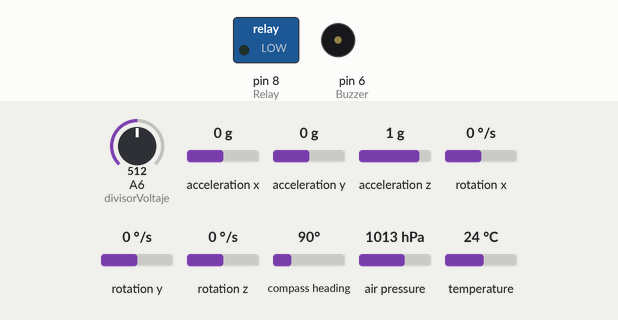
This sketch was run on a simulated Arduino Nano, built for the host (arithmetic inside an expression is 32-bit, double 64-bit). Parts: switched loads named in the sketch (green lamp = pin HIGH), buzzer (waves = sounding, pin HIGH). Wiring (inferred from the names in the program): HMC5883L compass at I2C address 0x1E; ADXL345 accelerometer at I2C address 0x53; L3G4200D gyroscope at I2C address 0x69; BMP180 pressure sensor at I2C address 0x77. The inputs (shaded band) are chosen by the test bench; at power-on: air pressure 1013 hPa, A6 (divisorVoltaje) = 512, acceleration x 0 g, acceleration y 0 g, acceleration z 1 g, rotation x 0 °/s, rotation y 0 °/s, rotation z 0 °/s, compass heading 90°, temperature 24 °C. Storage starts empty; EEPROM starts erased.

Above: at 0.6 s.
At 3.7 s:
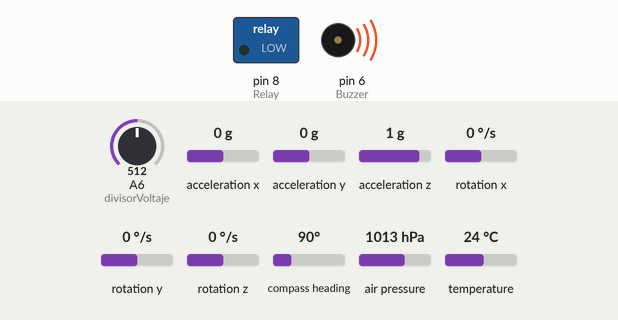
3.8 s: air pressure set to 1017 hPa
At 4.6 s:
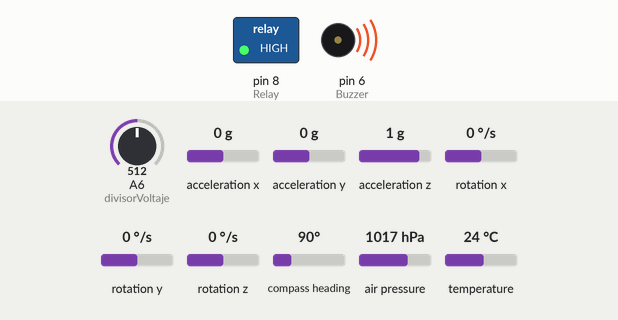
Timing chart, 0 to 6.8 s (numbered marks = the images above; inputs shaded):
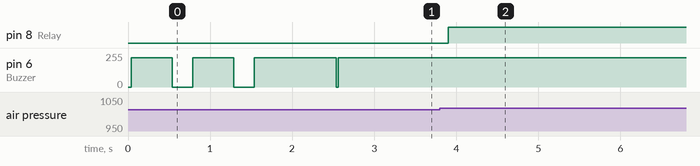

The sketch:

AVersion2-9.ino
```cpp
//67% de almacenamiento
//64% de memoria dinámica
//Gyro y Magnetometro arreglado
//Quitamos GPS
//Se agrego divisor de voltaje, si la pila tiene menos de 8 V el buzzer sonará

//Despliegue con una altura por debajo de los 20 m de la alturaMaxima

//Muestra el estado del vuelo
  //A = Ascenso
  //D = Descenso
  //Q = Quieto
  //E = Explosión del paracaidas

//Conexiones Módulo MicroSD      Conexiones IMU: GY-80       Conexiones Relevador      Conexiones GPS       Conexiones Divisor de Voltaje
//   GND ---> GND                  3.3V ---> Vcc                  D8 ---> IN            3.3V ---> Vcc         2 resistencias de 10 k
//    5V ---> Vcc                   GND ---> GND                 GND ---> GND            GND ---> GND             Pin análogico A6
//   D12 ---> MISO                   A5 ---> SCL                  5V ---> Vcc          4(RX) ---> TXD
//   D11 ---> MOSI                   A4 ---> SDA                                       3(TX) ---> RXD
//   D13 ---> SCK
//   D10 ---> CS

/////////////////////////////////////////BIBLIOTECAS/////////////////////////////////////////
#include <Wire.h>        //Libreria para la comunicacion I2C
#include <SPI.h>         //Libreria interfaz SPI
#include <SD.h>          //Libreria para tarjetas SD
#include <EEPROM.h>      //Libreria que permite guardar valores cuando el arduino se apaga
/////////////////////////////////////////DEFINICIONES/////////////////////////////////////////
        //--------Micro SD---------
#define SSpin 10                    //Pin Slave Select para el modulo micro SD
        //--------BMP085----------
#define BMP085_ADDRESS 0x77         //Dirección I2C del barometro BMP085
#define nAlturas 8                  //Numero de datos que se utilizaran para calcular la media movil
        //--------ADXL345---------
#define ADXL345_ADDRESS 0x53        //Device address in which is also included the 8th bit for selecting the mode, read in this case.
#define Power_Register 0x2D         //Accelerometer Register Addresses
#define X_Axis_Register_DATAX0 0x32 //Hexadecima address for the DATAX0 internal register.
#define X_Axis_Register_DATAX1 0x33 //Hexadecima address for the DATAX1 internal register.
#define Y_Axis_Register_DATAY0 0x34
#define Y_Axis_Register_DATAY1 0x35
#define Z_Axis_Register_DATAZ0 0x36
#define Z_Axis_Register_DATAZ1 0x37
        //--------L3G4200D---------
#define Gyro_L3G4200D_ADDRESS 0x69  //Device address in which is also included the 8th bit for selecting the mode, read in this case.
#define Gyro_gX0 0x28               //Gyro Register Addresses
#define Gyro_gX1 0x29
#define Gyro_gY0 0x2A
#define Gyro_gY1 0x2B
#define Gyro_gZ0 0x2C
#define Gyro_gZ1 0x2D
        //--------MC5883L---------
#define Magnet_MC5883L_ADDRESS 0x1E //I2C 7bit address of HMC5883
#define Magnetometer_mX0 0x03
#define Magnetometer_mX1 0x04
#define Magnetometer_mZ0 0x05
#define Magnetometer_mZ1 0x06
#define Magnetometer_mY0 0x07
#define Magnetometer_mY1 0x08
/////////////////////////////////////////VARIABLES/////////////////////////////////////////
        //--------GLOBALES---------
int Relay = 8;                 //Pin de salida para el relevador
int Buzzer = 6;                //Pin de salida para el buzzer
int divisorVoltaje = A6;       //Pin de entrada para el divisor de voltaje
int voltajePila;               //El valor que el analogRead en el pin A6 nos da
int numeroLectura = 1;         //Para obtener el numero de datos que queremos
word t0;                       //Tiempo al terminar de configurar
char Estado = ' ';             //Indica el estado del vuelo
int rango = 20;                //Indica cuantos metros por debajo de la altura maxima se activa el relevador
        //--------BMP085---------
    float temperature,pressure,altura;
    float alturaMaxima = 0;
    float alturaAnterior = 0;
//-->Alturas para el cálculo de la media móvil
    long arregloAlturas[nAlturas]; //arreglo para calcular la media movil
    float alturaActual = 0;
//-->Formula barometrica
    float Po = 101325;             //Presión al nivel del mar [Pa]
    float M = 0.02896;             //Masa molar del aire [kg/mol]
    float TempK;                   //Temperatura en grados kelvin
    float R = 8.3143;              //Constante universal de los gases [(N*m)/(mol*K)]
    float g = 9.807;               //Aceleración gravitacional [m/s^2]
//-->Valores de calibración
    const unsigned char OSS = 0;   //Configuración de sobremuestreo
    int ac1,ac2,ac3;
    unsigned int ac4,ac5,ac6;
    int b1,b2,mb,mc,md;
    long b5;
        //--------Modulo Micro SD---------
File archivo;                  //Objeto "archivo" del tipo File
byte nFile;                    //Numero de archivo
        //--------ADXL345---------
int X0,X1,X_out;
int Y0,Y1,Y_out;
int Z1,Z0,Z_out;
float aceleracionX,aceleracionY,aceleracionZ;
//output value from -1 to +1, Gravity acceleration acting on the X-Axis
//2^8 bytes
float AceleracionXBytes = 256;
        //--------L3G4200D---------
int gX0,gX1,gX_out;
int gY0,gY1,gY_out;
int gZ0,gZ1,gZ_out;
float Xg,Yg,Zg;
float giroscopioX,giroscopioY,giroscopioZ;
// From the datasheet: 70 mdps/digit
float dpsXDigit = 0.07;      //Angular rate [dps]
        //--------MC5883L---------
int mX0,mX1,mX_out;
int mY0,mY1,mY_out;
int mZ0,mZ1,mZ_out;
float magnetometroX,magnetometroY,magnetometroZ;
// From the datasheet: 0.92 mG/digit
float GaussXDigit = 0.00073;     // Gauss unit [G]
//Earth magnetic field ranges from 0.25 to 0.65 Gauss, so these are the values that we need to get approximately.
//->Arreglos para ajuste      m = (x-b)*A
//double matrizMagB[3] = {-0.0389,-0.2945,0.2303};
//double matrizMagA[3][3] = {{0.8951,-0.0019,0.0046},{-0.0019,0.9303,-0.0272},{0.0046,-0.0272,1.2017}};
```

BFunciones.ino
```cpp
//DECLARACION DE FUNCIONES

//--- Wire Transmission ---
void wireTransmission(int direccion,int registro,int valor)
{
  Wire.beginTransmission(direccion);
  Wire.write(registro);
  Wire.write(valor);
  Wire.endTransmission();
}

void wireTransmissionSimple(int direccion,int registro)
{
  Wire.beginTransmission(direccion);
  Wire.write(registro);
  Wire.endTransmission();
}

void nivelPila()
{
  voltajePila = analogRead(divisorVoltaje);
  //Si el voltaje de la pila es menor a 8 V, el buzzer se activará
  if(voltajePila < 800)
  {
     analogWrite(Buzzer,1500);
  }
}

void calculoMediaMovil(){
  //Se leen las primeros nAlturas en los espacio de arregloAlturas
  if(numeroLectura <= nAlturas){
    arregloAlturas[numeroLectura-1] = altura;
  }
  else{
    alturaAnterior = promedioAlturas();   //Altura filtrada
    recorrer();                           //Agregar nueva lectura
    alturaActual = promedioAlturas();
    alturaMAX();
    validacion();
  }
}

float alturaMAX(){
  if (alturaActual > alturaAnterior){
    alturaMaxima = alturaActual;
    Estado = 'A';
  }
  else if(alturaActual == alturaAnterior){
    Estado = 'Q';
  }
  else{
    Estado = 'D';
  }
}

long promedioAlturas(){
  long suma = 0;
  for(int i=0; i<nAlturas;i++){
    suma += arregloAlturas[i];
  }
  return suma/nAlturas;
}

void recorrer(){
  for(int i=0;i<nAlturas-1;i++){
    arregloAlturas[i] = arregloAlturas[i+1];
  }
  arregloAlturas[nAlturas-1] = altura;
}

void validacion(){
  if(alturaActual <= alturaMaxima - rango){
    digitalWrite(Relay, HIGH);
    Estado = 'E';
    analogWrite(Buzzer,1500);
  }
}

//*********************************************************************************************************************************************************************************************
//************************************************************************************* Métodos BMP085 ****************************************************************************************
//*********************************************************************************************************************************************************************************************
void bmp085Calibration(){
  ac1 = bmp085ReadInt(0xAA);          //Almacena todos los valores de calibración del BMP085 en variables globales
  ac2 = bmp085ReadInt(0xAC);          //Valores de calibración son requeridos para calcular temperatura y presión
  ac3 = bmp085ReadInt(0xAE);          //Esta función deberá ser llamada en el inicio del programa
  ac4 = bmp085ReadInt(0xB0);
  ac5 = bmp085ReadInt(0xB2);
  ac6 = bmp085ReadInt(0xB4);
  b1 = bmp085ReadInt(0xB6);
  b2 = bmp085ReadInt(0xB8);
  mb = bmp085ReadInt(0xBA);
  mc = bmp085ReadInt(0xBC);
  md = bmp085ReadInt(0xBE);
}

float bmp085GetTemperature(unsigned int ut){
  long x1,x2;
  x1 = (((long)ut - (long)ac6)*(long)ac5) >> 15;
  x2 = ((long)mc << 11)/(x1+md);
  b5 = x1 + x2;                       //Calcula temperatura en [ºC]
  float temp = ((b5 + 8)>>4);
  temp = temp / 10;
  return temp;
}

long bmp085GetPressure(unsigned long up){
  long x1, x2, x3, b3, b6, p;
  unsigned long b4, b7;               //Calcula presión en [Pa]
  b6 = b5 - 4000;                     //Los valores de calibración deben conocerse
  //Calcular B3                       //b5 también se necesita, por lo que bmp085GetTemperature(...) debe ser llamada primero
  x1 = (b2 * (b6 * b6)>>12)>>11;
  x2 = (ac2 * b6)>>11;
  x3 = x1 + x2;
  b3 = (((((long)ac1)*4 + x3)<<OSS) + 2)>>2;
  //Calcular B4
  x1 = (ac3 * b6)>>13;
  x2 = (b1 * ((b6 * b6)>>12))>>16;
  x3 = ((x1 + x2) + 2)>>2;
  b4 = (ac4 * (unsigned long)(x3 + 32768))>>15;
  //Calcular B7
  b7 = ((unsigned long)(up - b3) * (50000>>OSS));
  if(b7 < 0x80000000)
    p = (b7<<1)/b4;
  else
    p = (b7/b4)<<1;
  x1 = (p>>8) * (p>>8);
  x1 = (x1 * 3038)>>16;
  x2 = (-7357 * p)>>16;
  p += (x1 + x2 + 3791)>>4;
  long temp = p;
  return temp;
}

float altitud(float pressure, float temperature){
  TempK = temperature + 273.15;       //Calcular altitud en [m]
  altura = (log(pressure/Po))*((R*TempK)/(M*g))*-1;
}

//Lee 1 byte desde el BMP085 en "address"
char bmp085Read(unsigned char address){
  unsigned char data;
  wireTransmissionSimple(BMP085_ADDRESS,address);
  Wire.requestFrom(BMP085_ADDRESS, 1);
  while(!Wire.available())
    ;
    return Wire.read();
}

//Lee 2 bytes desde el BMP085
//El primer byte será desde "address"
//El segundo byte será desde "address"+1
int bmp085ReadInt(unsigned char address){
  unsigned char msb, lsb;
  wireTransmissionSimple(BMP085_ADDRESS,address);
  Wire.requestFrom(BMP085_ADDRESS, 2);
  while(Wire.available()<2)
    ;
  msb = Wire.read();
  lsb = Wire.read();
  return (int) msb<<8 | lsb;
}

//Lee el valor de temperatura descompensada unsigned
int bmp085ReadUT(){
  unsigned int ut;
  // Write 0x2E into Register 0xF4
  // This requests a temperature reading
  wireTransmission(BMP085_ADDRESS,0xF4,0x2E);
  // Wait at least 4.5ms
  delay(5);
  // Read two bytes from registers 0xF6 and 0xF7
  ut = bmp085ReadInt(0xF6);
  return ut;
}

// Lee el valor de presión descompensada
unsigned long bmp085ReadUP()
{
  unsigned char msb, lsb, xlsb;
  unsigned long up = 0;
  // Write 0x34+(OSS<<6) into register 0xF4
  // Request a pressure reading w/ oversampling setting
  wireTransmission(BMP085_ADDRESS,0xF4,0x34 + (OSS<<6));
  // Wait for conversion, delay time dependent on OSS
  delay(2 + (3<<OSS));
  // Read register 0xF6 (MSB), 0xF7 (LSB), and 0xF8 (XLSB)
  wireTransmissionSimple(BMP085_ADDRESS,0xF6);
  Wire.requestFrom(BMP085_ADDRESS, 3);
  // Wait for data to become available
  while(Wire.available() < 3)
    ;
  msb = Wire.read();
  lsb = Wire.read();
  xlsb = Wire.read();
  up = (((unsigned long) msb << 16) | ((unsigned long) lsb << 8) | (unsigned long) xlsb) >> (8-OSS);
  return up;
}


//*********************************************************************************************************************************************************************************************
//************************************************************************************* Métodos ADXL345 ****************************************************************************************
//*********************************************************************************************************************************************************************************************

//Cálculo de los valores del acelerometro
void valoresAcelerometro(){
  //---> Valor del acelerometro en el eje X
  wireTransmission(ADXL345_ADDRESS,X_Axis_Register_DATAX0,X_Axis_Register_DATAX1);
  // Begin transmission to the Sensor
  //Ask the particular registers for data
  Wire.requestFrom(ADXL345_ADDRESS,2);           // Request the transmitted two bytes from the two registers
  if(Wire.available()<=2) {
    X0 = Wire.read();                            //Reads the data from the register
    X1 = Wire.read();
    // Converting the raw data of the X-Axis into X-Axis Acceleration
    // - The output data is Two's complement
    // - X0 as the least significant byte
    // - X1 as the most significant byte
    X1=X1<<8;
    X_out= X0 + X1;
    aceleracionX = X_out/AceleracionXBytes;                        // Xa = output value from -1 to +1, Gravity acceleration acting on the X-Axis
  }
  //---> Valor del acelerometro en el eje Y
  wireTransmission(ADXL345_ADDRESS,Y_Axis_Register_DATAY0,Y_Axis_Register_DATAY1);
  Wire.requestFrom(ADXL345_ADDRESS,2);
  if(Wire.available()<=2) {
    Y0 = Wire.read();
    Y1 = Wire.read();
    Y1=Y1<<8;
    Y_out= Y0 + Y1;
    aceleracionY = Y_out/AceleracionXBytes;
  }
  //---> Valor del acelerometro en el eje Z
  wireTransmission(ADXL345_ADDRESS,Z_Axis_Register_DATAZ0,Z_Axis_Register_DATAZ1);
  Wire.requestFrom(ADXL345_ADDRESS,2);
  if(Wire.available()<=2) {
    Z0 = Wire.read();
    Z1 = Wire.read();
    Z1=Z1<<8;
    Z_out= Z0 + Z1;
    aceleracionZ = Z_out/AceleracionXBytes;
  }
}

//*********************************************************************************************************************************************************************************************
//************************************************************************************* Métodos L3G4200D ****************************************************************************************
//*********************************************************************************************************************************************************************************************

//Cálculo de los valores del giroscopio
void valoresGiroscopio()
{
  //---> Valor del giroscopio en el eje X
  wireTransmissionSimple(Gyro_L3G4200D_ADDRESS,Gyro_gX0);
  Wire.requestFrom(Gyro_L3G4200D_ADDRESS,1);
  if(Wire.available()<=1)
  {
    gX0 = Wire.read();
  }
  wireTransmissionSimple(Gyro_L3G4200D_ADDRESS,Gyro_gX1);
  Wire.requestFrom(Gyro_L3G4200D_ADDRESS,1);
  if(Wire.available()<=1)
  {
    gX1 = Wire.read();
  }
  // Raw Data
  gX1=gX1<<8;
  gX_out =gX0+gX1;
  // From the datasheet: 70 mdps/digit
  giroscopioX = gX_out*dpsXDigit; // Angular rate
  //---> Valor del giroscopio en el eje Y
  wireTransmissionSimple(Gyro_L3G4200D_ADDRESS,Gyro_gY0);
  Wire.requestFrom(Gyro_L3G4200D_ADDRESS,1);
  if(Wire.available()<=1)
  {
    gY0 = Wire.read();
  }
  wireTransmissionSimple(Gyro_L3G4200D_ADDRESS,Gyro_gY1);
  Wire.requestFrom(Gyro_L3G4200D_ADDRESS,1);
  if(Wire.available()<=1)
  {
    gY1 = Wire.read();
  }
  gY1=gY1<<8;
  gY_out =gY0+gY1;
  giroscopioY = gY_out*dpsXDigit;
  //---> Valor del giroscopio en el eje Z
  wireTransmissionSimple(Gyro_L3G4200D_ADDRESS,Gyro_gZ0);
  Wire.requestFrom(Gyro_L3G4200D_ADDRESS,1);
  if(Wire.available()<=1)
  {
    gZ0 = Wire.read();
  }
  wireTransmissionSimple(Gyro_L3G4200D_ADDRESS,Gyro_gZ1);
  Wire.requestFrom(Gyro_L3G4200D_ADDRESS,1);
  if(Wire.available()<=1)
  {
    gZ1 = Wire.read();
  }
  gZ1=gZ1<<8;
  gZ_out =gZ0+gZ1;
  giroscopioZ = gZ_out*dpsXDigit;
}

//*********************************************************************************************************************************************************************************************
//************************************************************************************* Métodos MC5883L ****************************************************************************************
//*********************************************************************************************************************************************************************************************

//Cálculo de los valores del magnetometro
float valoresMagnetometro(){
  //---> Valor del magnetometro en el eje X
  wireTransmission(Magnet_MC5883L_ADDRESS,Magnetometer_mX0,Magnetometer_mX1);
  Wire.requestFrom(Magnet_MC5883L_ADDRESS,2);
  if(Wire.available()<=2)
  {
    mX0 = Wire.read();
    mX1 = Wire.read();
    mX1= mX1<<8;
    mX_out= mX0 + mX1;                           // Raw data
    // From the datasheet: 0.92 mG/digit
    magnetometroX = mX_out*GaussXDigit;                         // Gauss unit
    //Earth magnetic field ranges from 0.25 to 0.65 Gauss, so these are the values that we need to get approximately.
  }
  //---> Valor del magnetometro en el eje Y
  wireTransmission(Magnet_MC5883L_ADDRESS,Magnetometer_mY0,Magnetometer_mY1);
  Wire.requestFrom(Magnet_MC5883L_ADDRESS,2);
  if(Wire.available()<=2)
  {
    mY0 = Wire.read();
    mY1 = Wire.read();
    mY1= mY1<<8;
    mY_out= mY0 + mY1;
    magnetometroY = mY_out*GaussXDigit;
  }
  //---> Valor del magnetometro en el eje Z
  wireTransmission(Magnet_MC5883L_ADDRESS,Magnetometer_mZ0,Magnetometer_mZ1);
  Wire.requestFrom(Magnet_MC5883L_ADDRESS,2);
  if(Wire.available()<=2)
  {
    mZ0 = Wire.read();
    mZ1 = Wire.read();
    mZ1= mZ1<<8;
    mZ_out= mZ0 + mZ1;
    magnetometroZ = mZ_out*GaussXDigit;
  }
  //---> Ajuste de los valores del magnetometro
  //float x = matrizMagB[0]*magnetometroX;
  //float y = matrizMagB[1]*magnetometroY;
  //float z = matrizMagB[2]*magnetometroZ;
  //magnetometroX = x*matrizMagA[0][0]+y*matrizMagA[1][0]+z*matrizMagA[2][0];
  //magnetometroY = x*matrizMagA[0][1]+y*matrizMagA[1][1]+z*matrizMagA[2][1];
  //magnetometroZ = x*matrizMagA[0][2]+y*matrizMagA[1][2]+z*matrizMagA[2][2];
}
```

Source omitted: DCiclo.ino (1442 bytes), Configuracion.ino (4163 bytes)

Measured:
- the behaviour switches between 1015 and 1016 hPa on air pressure (found by bisection; images 1 and 2)
- after the input at 3.8 s, pin 8 (Relay): LOW → HIGH after 0.10 s
- by itself, pin 6 (Buzzer): alternates 220/255 for 0.50 s and 0/255 for 0.25 s, 4 changes in all, then stays 220/255
